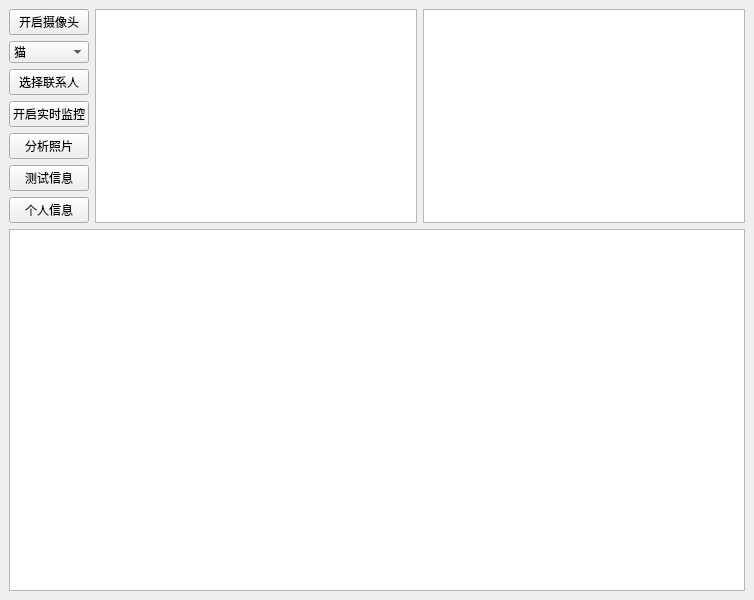
<?xml version="1.0" encoding="UTF-8"?>
<ui version="4.0">
 <class>MainWindow</class>
 <widget class="QMainWindow" name="MainWindow">
  <property name="geometry">
   <rect>
    <x>0</x>
    <y>0</y>
    <width>754</width>
    <height>600</height>
   </rect>
  </property>
  <property name="windowTitle">
   <string>MainWindow</string>
  </property>
  <widget class="QWidget" name="centralwidget">
   <layout class="QGridLayout" name="gridLayout_2">
    <item row="0" column="0">
     <widget class="QPushButton" name="openCameraBtn">
      <property name="enabled">
       <bool>true</bool>
      </property>
      <property name="text">
       <string>开启摄像头</string>
      </property>
     </widget>
    </item>
    <item row="0" column="1" rowspan="7">
     <widget class="QGraphicsView" name="cameraView"/>
    </item>
    <item row="0" column="2" rowspan="7">
     <widget class="QGraphicsView" name="picView"/>
    </item>
    <item row="1" column="0">
     <widget class="QComboBox" name="petKindSelect">
      <item>
       <property name="text">
        <string>猫</string>
       </property>
      </item>
      <item>
       <property name="text">
        <string>狗</string>
       </property>
      </item>
      <item>
       <property name="text">
        <string>鼠</string>
       </property>
      </item>
     </widget>
    </item>
    <item row="2" column="0">
     <widget class="QPushButton" name="selectContractBtn">
      <property name="text">
       <string>选择联系人</string>
      </property>
     </widget>
    </item>
    <item row="3" column="0">
     <widget class="QPushButton" name="openMonitorBtn">
      <property name="text">
       <string>开启实时监控</string>
      </property>
     </widget>
    </item>
    <item row="4" column="0">
     <widget class="QPushButton" name="analysePicBtn">
      <property name="text">
       <string>分析照片</string>
      </property>
     </widget>
    </item>
    <item row="5" column="0">
     <widget class="QPushButton" name="testInfoBtn">
      <property name="text">
       <string>测试信息</string>
      </property>
     </widget>
    </item>
    <item row="6" column="0">
     <widget class="QPushButton" name="personalInfoBtn">
      <property name="text">
       <string>个人信息</string>
      </property>
     </widget>
    </item>
    <item row="7" column="0" colspan="3">
     <widget class="QTextBrowser" name="infoTextBrowser">
      <property name="maximumSize">
       <size>
        <width>800</width>
        <height>400</height>
       </size>
      </property>
     </widget>
    </item>
   </layout>
  </widget>
 </widget>
 <resources/>
 <connections>
  <connection>
   <sender>openCameraBtn</sender>
   <signal>clicked()</signal>
   <receiver>openCameraBtn</receiver>
   <slot>click()</slot>
   <hints>
    <hint type="sourcelabel">
     <x>65</x>
     <y>23</y>
    </hint>
    <hint type="destinationlabel">
     <x>65</x>
     <y>23</y>
    </hint>
   </hints>
  </connection>
  <connection>
   <sender>selectContractBtn</sender>
   <signal>clicked()</signal>
   <receiver>selectContractBtn</receiver>
   <slot>click()</slot>
   <hints>
    <hint type="sourcelabel">
     <x>65</x>
     <y>91</y>
    </hint>
    <hint type="destinationlabel">
     <x>65</x>
     <y>91</y>
    </hint>
   </hints>
  </connection>
  <connection>
   <sender>openMonitorBtn</sender>
   <signal>clicked()</signal>
   <receiver>openMonitorBtn</receiver>
   <slot>click()</slot>
   <hints>
    <hint type="sourcelabel">
     <x>65</x>
     <y>125</y>
    </hint>
    <hint type="destinationlabel">
     <x>65</x>
     <y>125</y>
    </hint>
   </hints>
  </connection>
  <connection>
   <sender>analysePicBtn</sender>
   <signal>clicked()</signal>
   <receiver>analysePicBtn</receiver>
   <slot>click()</slot>
   <hints>
    <hint type="sourcelabel">
     <x>65</x>
     <y>159</y>
    </hint>
    <hint type="destinationlabel">
     <x>65</x>
     <y>159</y>
    </hint>
   </hints>
  </connection>
  <connection>
   <sender>testInfoBtn</sender>
   <signal>clicked()</signal>
   <receiver>testInfoBtn</receiver>
   <slot>click()</slot>
   <hints>
    <hint type="sourcelabel">
     <x>65</x>
     <y>193</y>
    </hint>
    <hint type="destinationlabel">
     <x>65</x>
     <y>193</y>
    </hint>
   </hints>
  </connection>
  <connection>
   <sender>personalInfoBtn</sender>
   <signal>clicked()</signal>
   <receiver>personalInfoBtn</receiver>
   <slot>click()</slot>
   <hints>
    <hint type="sourcelabel">
     <x>65</x>
     <y>227</y>
    </hint>
    <hint type="destinationlabel">
     <x>65</x>
     <y>227</y>
    </hint>
   </hints>
  </connection>
  <connection>
   <sender>petKindSelect</sender>
   <signal>activated(QString)</signal>
   <receiver>petKindSelect</receiver>
   <slot>clear()</slot>
   <hints>
    <hint type="sourcelabel">
     <x>65</x>
     <y>56</y>
    </hint>
    <hint type="destinationlabel">
     <x>65</x>
     <y>56</y>
    </hint>
   </hints>
  </connection>
 </connections>
</ui>
